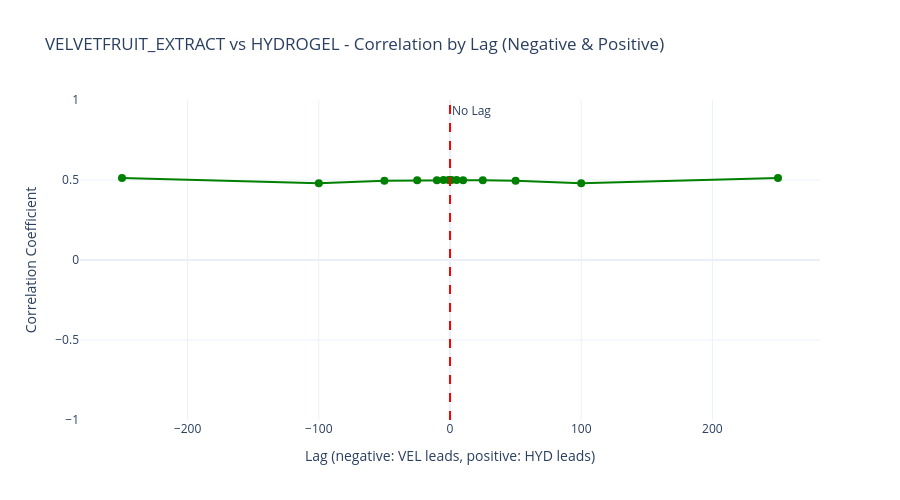

The notebook cell this image was saved under:
### Markdown cell above
## 7. Correlation Analysis with Hydrogel (Various Lags)

### Code cell
# Load and prepare Hydrogel data
hydrogel_prices = prices_df[prices_df['product'].str.contains('HYDROGEL', case=False, na=False)].copy()

print(f"Hydrogel prices data shape: {hydrogel_prices.shape}")
print(f"\n=== Hydrogel Products ===")
print(hydrogel_prices['product'].unique())

# Aggregate both products by timestamp (take mean if multiple products/entries per timestamp)
velvetfruit_agg = velvetfruit_prices.groupby('timestamp')['mid_price'].mean().reset_index()
velvetfruit_agg.columns = ['timestamp', 'velvetfruit_midprice']

hydrogel_agg = hydrogel_prices.groupby('timestamp')['mid_price'].mean().reset_index()
hydrogel_agg.columns = ['timestamp', 'hydrogel_midprice']

# Merge on timestamp
merged = pd.merge(velvetfruit_agg, hydrogel_agg, on='timestamp', how='inner')
merged = merged.sort_values('timestamp').reset_index(drop=True)

print(f"\n=== Merged Data Shape: {merged.shape} ===")
print(f"Timestamp range: {merged['timestamp'].min()} to {merged['timestamp'].max()}")

# Calculate correlation at various lag values (including negative lags)
# Negative lag: velvetfruit leads (velvetfruit is shifted back)
# Positive lag: hydrogel leads (hydrogel is shifted back)
lag_values = [-250, -100, -50, -25, -10, -5, -1, 0, 1, 5, 10, 25, 50, 100, 250]
correlations = []

print("\n=== Correlation Analysis with Various Lags ===")
print("Negative lag: VELVETFRUIT leads HYDROGEL")
print("Positive lag: HYDROGEL leads VELVETFRUIT\n")

for lag in lag_values:
    if lag == 0:
        corr = merged['velvetfruit_midprice'].corr(merged['hydrogel_midprice'])
    elif lag < 0:
        # Negative lag: shift velvetfruit forward (velvetfruit leads)
        shifted = merged.copy()
        shifted['velvetfruit_shifted'] = shifted['velvetfruit_midprice'].shift(lag)
        corr = shifted['velvetfruit_shifted'].corr(shifted['hydrogel_midprice'])
    else:
        # Positive lag: shift hydrogel forward (hydrogel leads)
        shifted = merged.copy()
        shifted['hydrogel_shifted'] = shifted['hydrogel_midprice'].shift(lag)
        corr = shifted['velvetfruit_midprice'].corr(shifted['hydrogel_shifted'])
    
    correlations.append({'lag': lag, 'correlation': corr})
    direction = "VEL→HYD" if lag < 0 else "HYD→VEL" if lag > 0 else "None"
    print(f"Lag {lag:4d} ({direction}): Correlation = {corr:7.4f}")

corr_df = pd.DataFrame(correlations)

# Plot correlation vs lag including negative lags
fig_corr = go.Figure()
fig_corr.add_trace(go.Scatter(
    x=corr_df['lag'],
    y=corr_df['correlation'],
    mode='lines+markers',
    name='Correlation',
    line=dict(color='green', width=2),
    marker=dict(size=8),
    hovertemplate='<b>Lag:</b> %{x}<br><b>Correlation:</b> %{y:.4f}<extra></extra>'
))

# Add vertical line at lag=0
fig_corr.add_vline(x=0, line_dash="dash", line_color="red", annotation_text="No Lag", annotation_position="top right")

fig_corr.update_layout(
    title='VELVETFRUIT_EXTRACT vs HYDROGEL - Correlation by Lag (Negative & Positive)',
    xaxis_title='Lag (negative: VEL leads, positive: HYD leads)',
    yaxis_title='Correlation Coefficient',
    hovermode='x unified',
    height=500,
    template='plotly_white',
    yaxis=dict(range=[-1, 1])
)
fig_corr.show()

print(f"\n=== Summary ===")
max_idx = corr_df['correlation'].abs().idxmax()
print(f"Strongest correlation: {corr_df.loc[max_idx, 'correlation']:.4f} at lag {corr_df.loc[max_idx, 'lag']:.0f}")
print(f"Maximum positive correlation: {corr_df['correlation'].max():.4f} at lag {corr_df.loc[corr_df['correlation'].idxmax(), 'lag']:.0f}")
print(f"Maximum negative correlation: {corr_df['correlation'].min():.4f} at lag {corr_df.loc[corr_df['correlation'].idxmin(), 'lag']:.0f}")

### Figure 1 — Plotly figure (JSON) as saved in the notebook; plotly's stock layout.template omitted (floating-point values rounded to 4 significant figures)
{"data": [{"hovertemplate": "<b>Lag:</b> %{x}<br><b>Correlation:</b> %{y:.4f}<extra></extra>", "line": {"color": "green", "width": 2}, "marker": {"size": 8}, "mode": "lines+markers", "name": "Correlation", "type": "scatter", "x": [-250, -100, -50, -25, -10, -5, -1, 0, 1, 5, 10, 25, 50, 100, 250], "y": [0.5127, 0.48, 0.4956, 0.4982, 0.4991, 0.5004, 0.5002, 0.5001, 0.5002, 0.5004, 0.4991, 0.4982, 0.4956, 0.48, 0.5127]}], "layout": {"annotations": [{"showarrow": false, "text": "No Lag", "x": 0, "xanchor": "left", "xref": "x", "y": 1, "yanchor": "top", "yref": "y domain"}], "height": 500, "hovermode": "x unified", "shapes": [{"line": {"color": "red", "dash": "dash"}, "type": "line", "x0": 0, "x1": 0, "xref": "x", "y0": 0, "y1": 1, "yref": "y domain"}], "title": {"text": "VELVETFRUIT_EXTRACT vs HYDROGEL - Correlation by Lag (Negative & Positive)"}, "xaxis": {"title": {"text": "Lag (negative: VEL leads, positive: HYD leads)"}}, "yaxis": {"range": [-1, 1], "title": {"text": "Correlation Coefficient"}}}}
